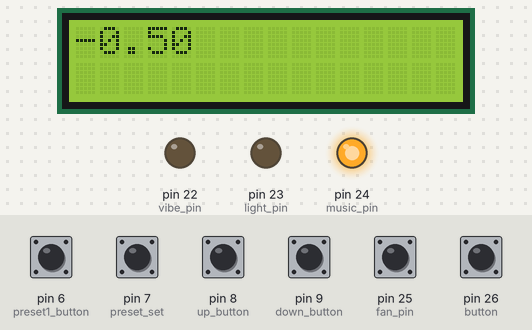
Simulated run of this sketch. Board: Arduino Mega 2560, built with avr-gcc and run on an emulated ATmega2560. Shown: 16×2 character LCD, output pins drawn as LEDs (lit = HIGH). Dashed ring = blinking. The test bench sets the inputs (shaded band); at power-on: pin 6 (preset1_button), pin 7 (preset_set), pin 8 (up_button), pin 9 (down_button), pin 26 (button) HIGH, pin 25 (fan_pin) LOW.

Above: at 2.2 s.
2.3 s: pin 26 (button) pulled LOW for 0.15 s
At 4.0 s:
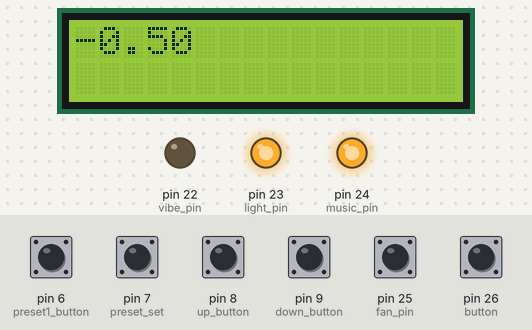
5.4 s: pin 6 (preset1_button) pulled LOW for 0.15 s
At 7.35 s:
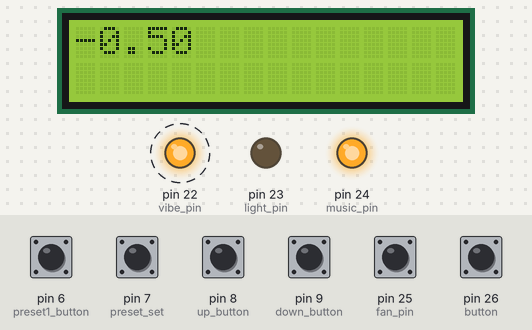
7.8 s: pin 7 (preset_set) pulled LOW for 1 s
At 11.22 s:
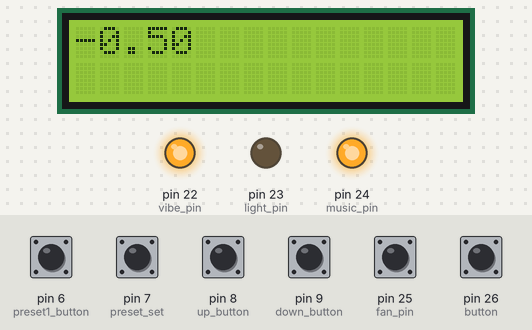
11.8 s: pin 25 (fan_pin) pulled LOW for 0.15 s
14.9 s: pin 25 (fan_pin) pulled LOW for 1 s
18.9 s: pin 26 (button) pulled LOW for 0.15 s
At 19.4 s:
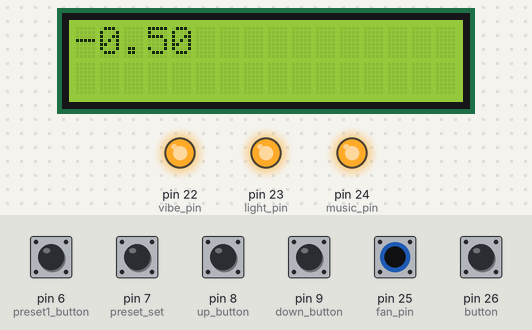
Timing chart, 0 to 23.0 s (numbered marks = the images above; inputs shaded):
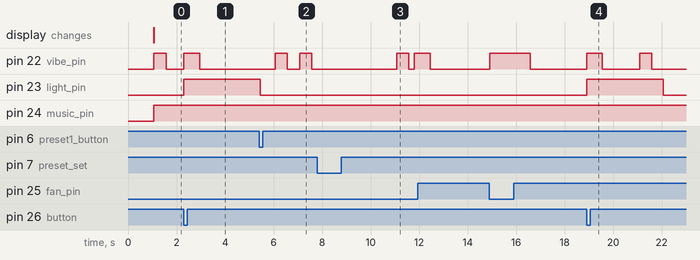

The sketch:

height_control.ino
```cpp
#include <LiquidCrystal.h>
#define SEC5_MSEC 5000

// initialize the library with the numbers of the interface pins
LiquidCrystal lcd(12, 11, 5, 4, 3, 2);

//variables for height now
byte buffer_in[13]; //buffer for receiving position
byte height_char;
float height = 0;
float height_float = 0;
//variables for button response
int vibe_pin = 22;
int light_pin = 23;
int music_pin=24;
int fan_pin=25;
int button = 26;
int button_state = 0;
int vibe_state = LOW;
long interval = 500;
unsigned long prev_millis;
unsigned long current_millis;

float height_print;
//up and down command strings
byte command_up[13] = { 216, 216, 102, 2, 2, 0, 0, 0, 0, 0, 0, 0, 0};
byte command_down[13] = { 216, 216, 102, 1, 1, 0, 0, 0, 0, 0, 0, 0, 0};

int serial_delay = 500;

//blinkScreen variables
//int screen_state = 1;
//unsigned long previous_millis = 0;
//long blink_time = 500;

//defining buttons
int up_button = 8;
int down_button = 9;

int preset1_button = 6;
//int preset2_button
//int preset3_button
//int preset4_button

int preset_set = 7;

//preset values
float preset1 = 0;
float preset2 = 0;
float preset3 = 0;
float preset4 = 0;
struct state {
  unsigned long light = 0;
  unsigned long vibe = 0;
  unsigned long music = 0;
  unsigned long fan =0;
} global_state;

//void vibe() {
//  current_millis = millis();
//
//  if ((vibe_state == HIGH) && (current_millis - prev_millis >= interval))
//  {
//    vibe_state = LOW;  // Turn it off
//    digitalWrite(vibe_pin, vibe_state);  // Update the actual LED
//  }
//
//}

void start_light() {
  digitalWrite(light_pin, HIGH);
  global_state.light = millis();
}
void start_music()
{
  digitalWrite(music_pin,HIGH);
  global_state.music=millis();
}
void start_fan()
{
  digitalWrite(fan_pin,HIGH);
  global_state.fan=millis();
}

void start_vibe() {
  digitalWrite(vibe_pin, HIGH);
  global_state.vibe = millis();
}

void end_light() {
  digitalWrite(light_pin, LOW);
  global_state.light = 0;
}
void end_music(){
  digitalWrite(music_pin,LOW);
  global_state.music=0;
}
void end_fan(){
  digitalWrite(fan_pin,LOW);
  global_state.fan=0;
}
void end_vibe() {
  digitalWrite(vibe_pin, LOW);
  global_state.vibe = 0;
}

float heightNow() {

  int i;

  if (Serial1.available()) {
    // reading in height
    Serial1.readBytes(buffer_in, 13);
  }
  //looking for the correct height values
  for (i = 1; i < 13; i++) {
    if ((buffer_in[i - 1] == buffer_in[i]) && (buffer_in[i] >= 71) && (buffer_in[i] <= 119)) {
      height_char = buffer_in[i];
      i = 12;
    }
  }

  // seting the height from the input
  height_float = (float)height_char;
  height = 27.9 + ((height_float - 71.0)*0.4);
  // height correction
  if (height > 31.4) {
    height = height - 0.1;
  }
  if (height > 37.7) {
    height = height - 0.1;
  }
  if (height > 44) {
    height = height - 0.1;
  }
  return height;
}

void preset(float destination) {
  float height_now = heightNow();

  if (destination == 0) {
    return;
  }
  while ((height_now >= destination+.3)||(height_now <= destination-.3)) {
    height_now = heightNow();

    if ((height_now >= destination-.3) && (destination >= 27.9)) {
      Serial1.write(command_down, 13);

    }
    else if ((height_now <= destination+.3) && (destination <= 46.8)) {
      Serial1.write(command_up, 13);

    }
    else;
  }
  return;
}

void setPreset() {
  //int preset_trig = 1; //to create loop for screen blinking

  //while (preset_trig) {
    //blinkScreen();

    if (digitalRead(preset1_button) == LOW) {
      preset1 = heightNow();
      //preset_trig = 0;
    }
    //    if (digitalRead(preset2_button) == LOW){
    //      preset2 = heightNow();
    //      preset_trig=0;
    //    }
    //    if (digitalRead(preset3_button) == LOW){
    //      preset3 = heightNow();
    //      preset_trig=0;
    //    }
    //    if (digitalRead(preset4_button) == LOW){
    //      preset4 = heightNow();
    //      preset_trig=0;
    //    }
  //}

  return;
}

//blinkScreen is a slightly modified chunk of code from the Flasher.Update() command from https://learn.adafruit.com/multi-tasking-the-arduino-part-1/all-together-now
//void blinkScreen()
//{
//  unsigned long current_millis = millis();
//
//  if ((screen_state == 1) && (current_millis - previous_millis >= blink_time))
//  {
//    screen_state = 0;
//    previous_millis = current_millis;  // Remember the time
//    lcd.noDisplay();
//  }
//  else if ((screen_state = 0) && (current_millis - previous_millis >= blink_time))
//  {
//    screen_state = 1;
//    previous_millis = current_millis;   // Remember the time
//    lcd.display();
//  }
//}

void setup() {

  delay(1000);

  // set up the LCD's number of columns and rows:
  lcd.begin(16, 2);
  // initialize serial communications
  Serial1.begin(9600);
  //setting buttons as pull up
  pinMode(up_button, INPUT);
  pinMode(down_button, INPUT);
  pinMode(preset1_button, INPUT);
  //pinMode(preset2_button, INPUT);
  //pinMode(preset3_button, INPUT);
  //pinMode(preset4_button, INPUT);
  pinMode(preset_set, INPUT);
   pinMode(vibe_pin, OUTPUT);
  pinMode(light_pin, OUTPUT);
  pinMode(music_pin,OUTPUT);
  pinMode(button, INPUT);


}

void loop() {

  //displaying value
  height_print = heightNow();
  lcd.clear();
  lcd.print(height_print);

  //up and down by button
  if ((digitalRead(up_button) == LOW) && (height < 46.8)) {
    Serial1.write(command_up, 13);
    delay(serial_delay);
  }
  if ((digitalRead(down_button) == LOW) && (height > 27.9)) {
    Serial1.write(command_down, 13);
    delay(serial_delay);
  }

  //setting preset
  if (digitalRead(preset_set) == LOW) {
    setPreset();
  }

  //calling presets
  if (digitalRead(preset1_button) == LOW) {
    preset(preset1);
  }
  //  if (digitalRead(preset2_button) == LOW){
  //    preset(preset2);
  //  }
  //  if (digitalRead(preset3_button) == LOW){
  //    preset(preset3);
  //  }
  //  if (digitalRead(preset4_button) == LOW){
  //    preset(preset4);
  //  }
  // put your main code here, to run repeatedly:


  // read our inputs here, as of now we only have button, should be consecutive if's not elseifs
  if (digitalRead(button) == LOW){
    start_light();
    start_vibe();
  }
  // after reading inputs, see if we have to turn off any outputs
  current_millis = millis();
  if ( global_state.light != 0 && current_millis - global_state.light > 3000 )
    end_light();
  if ( global_state.vibe != 0 && current_millis - global_state.vibe > SEC5_MSEC )
    end_vibe();
else if(digitalRead(music_pin)==LOW){
  start_music();
  start_vibe();
}
current_millis= millis();
if(global_state.music !=0&& current_millis-global_state.music>5000)
end_music();
if ( global_state.vibe != 0 && current_millis - global_state.vibe > SEC5_MSEC )
    end_vibe();

else if(digitalRead(fan_pin)==LOW){
  start_fan();
  start_vibe();
}
current_millis=millis();
if(global_state.fan !=0&& current_millis - global_state.fan>6000)
end_fan();
if(global_state.vibe!=0&&current_millis -global_state.vibe>500)
end_vibe();
}
```

Measured:
- after the input at 2.3 s, pin 22 (vibe_pin): LOW → HIGH at once, → LOW 0.65 s later; pin 23 (light_pin): LOW → HIGH at once
- after the input at 18.9 s, pin 23 (light_pin): LOW → HIGH at once, → LOW 3.2 s later
